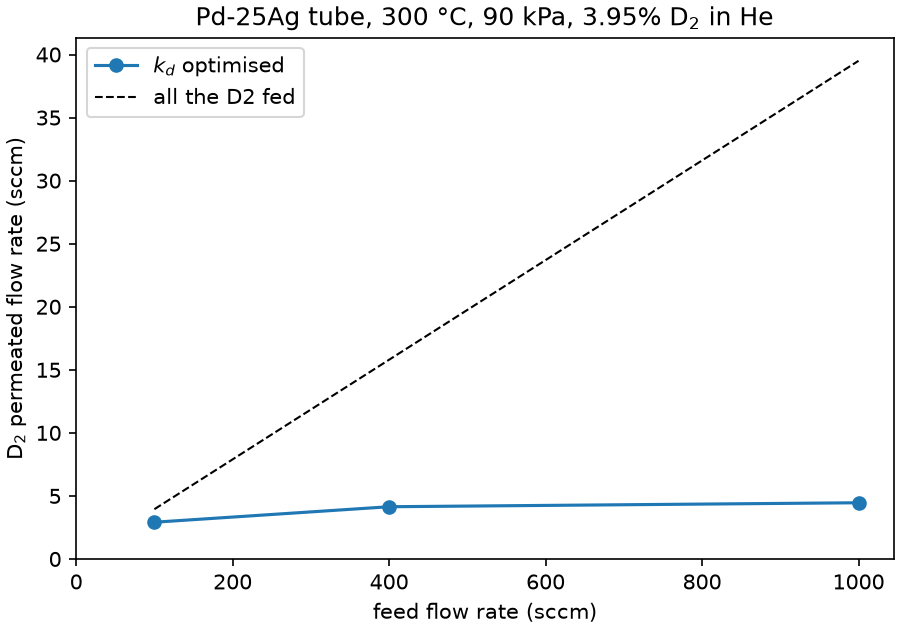

Python code for this plot:
r"""Deuterium permeation through a self-supported Pd-25Ag tube.

After T. F. Fuerst, C. N. Taylor and M. Shimada, *Deuterium Permeation Through a
Self-Supported Palladium-Silver Membrane in Helium Gas Mixtures*, IEEE Trans. Plasma
Sci. **52** (2024) 3925, doi:10.1109/TPS.2024.3356857 -- the PreTEX experiment at INL.

A gas mixture of 3.95% D2 in He flows down the inside of a 152 mm Pd-25Ag tube and
deuterium permeates radially outward into a vacuum. The measured permeated flow rate
rises with the feed flow rate and then plateaus (their Figs. 4 and 5), and reproducing
that curve is the point of this example: the rise is *axial depletion*. At 100 sccm the
feed only carries 3.95 sccm of D2 and the tube extracts most of it, so permeation is
limited by what the gas stream delivers rather than by the membrane. A model that
prescribes the feed pressure cannot show this at all -- it gives a flat line at the
plateau value.

Getting the depletion means transporting the feed gas as its own field along the wall,
which is what a **codim-1 (manifold) subdomain** is for::

      y = L    :  retentate out (OutflowBC)                permeate: vacuum
               :
    feed gas   :                Pd-25Ag wall               |
    (1D        :  -> J ->    (2D, x across the wall)    -> J -> to the pumps
     manifold) :
      y = 0    :  3.95% D2 in He in (FixedConcentrationBC)

Four resistances act in series, all four from the paper:

1. gas-phase mass transfer from the bulk feed to the wall, eq. (2), through the
   coefficient K_T of the Sherwood correlation eq. (6);
2. dissociative adsorption on the feed surface, eq. (3);
3. interstitial diffusion across the wall, eq. (4);
4. recombinative desorption into the vacuum, eq. (5).

Resistances 1 and 2 are in series with nothing in between, so the surface pressure
P_S can be eliminated between eqs. (2) and (3) analytically::

    J = (k_d P_B - k_r c_w^2) / (1 + k_d R T / K_T)

which is a single flux depending on the manifold field (through P_B) and the wall
field, i.e. one ``ParticleFluxBC`` with ``species_dependent_value``. No extra unknown
is needed.

Units
-----
Everything is in **moles of D2**, as in the paper: k_d in mol_D2 m-2 s-1 Pa-1, k_r in
m4 mol_D2-1 s-1, and the wall concentration in mol_D2 m-3 (half the atomic
concentration). This is not a guess. Serra et al. (1998), where all the metal properties
originate, measure J by the pressure rise in a calibrated volume and report it in "moles
of gas", and define ``c = K_S p^0.5`` in the same basis; ``serra_consistency()`` checks
that the tabulated k_d, k_r and K_S close on each other under exactly the equations used
here. Working in that convention lets Table I be copied verbatim, and is why desorption
is a plain ``ParticleFluxBC`` rather than a ``festim.SurfaceReactionBC``, whose factor
of two assumes the atomic convention.

Geometry
--------
Codim-1 subdomains are cartesian-only, so the tube is unrolled into a plane. The wall
thickness used is the cylindrical diffusion resistance of eq. (4) referred to the inner
surface, r_i ln(r_o/r_i) = 74.2 um rather than the geometric 76.2 um, so that the
planar model reproduces the cylindrical flux per unit *inner* area exactly. Every area
in the script is then the inner one, 2 pi r_i L, which is also what the 2/r_i in the
gas-phase mass balance assumes. What is left over is the permeate-side recombination,
which really happens on an area 5% larger.

Note also that Table I of the paper lists r_i = 1.59 mm and r_o = 1.51 mm, which is the
two swapped: the stated 3.18 mm outer diameter and 76.2 um wall give r_i = 1.514 mm and
r_o = 1.590 mm, as used here.

Validation status
-----------------
*Against the measured curves* (``--compare``). The whole mixed-gas campaign, Fig. 4, has
been digitised by colour into ``fig4_digitised.csv``: 102 points over 16 conditions,
four temperatures by four pressures. Refitting k_d against all of them with the finite
element model, as their Section III-B does with theirs, gives 10.9% rms, against 36.0%
for their eq. (9) and 81.8% for Serra's constants. The fit returns

    k_d = 4.432e-5 exp(-16810/RT)

against their eq. (9) 7.99e-4 exp(-27600/RT) -- a factor 0.53 lower at 300 C and 0.33
at 450 C.

Sixteen conditions pin two parameters much harder than Fig. 5's two did (which fit to
5.3%), and the residual is structured rather than scattered. It grows steadily as the
temperature falls -- 2.4-5.2% across the 450 C conditions, 9.0-29.5% across the 300 C
ones -- and within each temperature it is worst at the lowest pressures. That is the
corner where the surface resistance dominates most, which is the same finger already
pointed at eqs. (2)-(5) below.

Part of the 300 C residual is not the model's fault: in that panel the measured 150 kPa
series sits *above* the 190 kPa one, which no monotonic model can reproduce and which is
not the ordering the other three temperatures show.

*Against their pure-D2 campaign* (``--uhp``). That one is reported in closed form, as
the permeability fit of eq. (7), so it needs no figure. Their optimised k_d reproduces
it to 9-11% at all four temperatures. Note that fitting k_d to *this* campaign gives
2.5e-4 exp(-23626/RT), about 1.8x the value the mixed-gas curves want -- the two
datasets do not quite agree on k_d through this model, which is the same tension in
another form.

*Against Serra et al. (1998)* (``--uhp``, first table). Every metal property comes from
there via Table I, and all of it checks out: ``sqrt(k_d/k_r)`` returns their K_S to
0.8%, ``D K_S`` returns the permeability they measured directly to 0.3%, Table I is
transcribed from them faithfully, and in the surface-limited limit :func:`flux_0d`
converges on their eq. [4], ``J = k_d p / 2``, to four digits. The convention is
molecular throughout, so there is no factor of two lurking between D2 and D atoms -- a
hypothesis this kills.

*The unexplained part.* Their Fig. 5 also draws the DM and CM lines, so those can be
compared model to model. The DM agrees closely (12.9 sccm here against ~13.0 read off
the figure, at 300 C and 90 kPa and 1000 sccm feed), which pins down the geometry, the
solubility, the diffusivity, the axial depletion and the sccm conversion. The CM does
not: 11.0 sccm here against ~6.3 in the figure. The two models differ only by the
surface terms, and those terms are now verified against Serra directly, so the
discrepancy is in how eqs. (2)-(5) are implemented on their side rather than in the
constants or in the convention. One candidate the papers do leave open: Serra obtained
k_1 by fitting J/p through their eq. [5], a series interpolation between the diffusion-
and surface-limited regimes, so a constant carried from that fit into a directly solved
resistance chain need not mean quite the same thing. That is a question for the authors,
not something to patch here.

*Against an independent solve* (``--compare``, last line). :func:`plug_flow` integrates
the same physics as a 1D gas balance with :func:`flux_0d` at each station -- the
structure of the paper's own 50-node code, sharing nothing with the finite element model
but the material properties. Over all 102 measured conditions they differ by -0.29% on
average and 2.67% at worst, the largest gaps being where extraction is strongest and
the Dirichlet inlet of :func:`solve` strains hardest. Refitting k_d through the reduced
model instead moves the answer by 2% in the prefactor and 0.4% in the activation
energy, and not at all in the rms.

*Internally.* The mass balance closes to better than 0.3% everywhere on the default
mesh, 0.7% at the one point where nearly all the feed is extracted, and the residual is
dominated by the *measurement* of the feed rather than by conservation (see
:func:`solve`). The permeated flow rate is mesh converged to four digits by 150 axial
and 4 radial cells.

Usage
-----
::

    python pd_permeator.py                      # one flow sweep, saves a figure
    mpirun -np 16 python pd_permeator.py --compare   # reproduce Fig. 4, refitting k_d
    python pd_permeator.py --uhp                # the pure-D2 calibration check
    python pd_permeator.py --temperature 723 --pressure 250e3
    python pd_permeator.py --kd serra --kd optimised   # compare CM and CM-O
    python pd_permeator.py --quick               # coarse mesh, three flow rates

Note that ``--d2-fraction 1.0`` does *not* reproduce their pure-D2 campaign. A regulated
pure gas does not deplete -- permeation lowers the velocity, not the partial pressure --
whereas the transported field here depletes as it is consumed. That case is ``--uhp``.
"""

from __future__ import annotations

import argparse
from dataclasses import dataclass
from pathlib import Path

from mpi4py import MPI

import dolfinx
import numpy as np

import festim as F

# ----------------------------------------------------------------- constants

J_PER_MOL_TO_EV = 1.0 / 96485.33212  # activation energies are in J/mol in the paper

#: mol of gas per sccm per second, at 273.15 K and 101325 Pa
SCCM = 101325e-6 / (F.R * 273.15) / 60  # 7.4356e-7 mol/s

# --------------------------------------------------------------- the membrane

R_IN = 1.514e-3  # m, inner radius (feed side)
R_OUT = 1.590e-3  # m, outer radius (permeate side)
LENGTH = 0.152  # m

#: the planar stand-in for the cylindrical wall -- see the module docstring
WALL_THICKNESS = R_IN * np.log(R_OUT / R_IN)

PERMEATE_PRESSURE = 1.0  # Pa, the paper's assumed permeate-side D2 pressure

# Pd-25Ag, Serra et al. (1998) as reported in Table I. D2-molar basis, J/mol.
D_0, E_D = 1.87e-7, 24685.0  # m2/s
S_0, E_S = 0.184, -18531.0  # mol_D2 m-3 Pa-0.5; dissolution is exothermic

#: dissociation constants, mol_D2 m-2 s-1 Pa-1: Table I and eq. (9)
KD_LAWS = {
    "serra": (1.30e-2, 24780.0),
    "optimised": (7.99e-4, 27600.0),
}

# ------------------------------------------------------------------- the mesh

WALL_ID, GAS_ID = 1, 2  # cell tag / facet tag of the manifold
INLET_ID, OUTLET_ID, PERMEATE_ID = 3, 4, 5


@dataclass(frozen=True)
class Case:
    """One point of the experimental campaign."""

    temperature: float = 573.15  # K, membrane temperature
    total_pressure: float = 90e3  # Pa, feed side
    d2_fraction: float = 0.0395  # the premixed cylinder
    feed_sccm: float = 100.0  # total gas, not D2
    kd_law: str = "optimised"  # "serra" (CM) or "optimised" (CM-O)

    @property
    def d2_pressure(self) -> float:
        """The D2 partial pressure fed to the tube (Pa)."""
        return self.d2_fraction * self.total_pressure

    def __str__(self) -> str:
        return (
            f"{self.temperature - 273.15:.0f} C, "
            f"{self.total_pressure / 1e3:.0f} kPa, "
            f"{self.feed_sccm:.0f} sccm, k_d {self.kd_law}"
        )


# ------------------------------------------------------------------ properties


def diffusivity(temperature: float) -> float:
    """Interstitial D diffusivity in Pd-25Ag (m2/s)."""
    return D_0 * np.exp(-E_D / (F.R * temperature))


def sieverts_constant(temperature: float) -> float:
    """Solubility of D in Pd-25Ag (mol_D2 m-3 Pa-0.5)."""
    return S_0 * np.exp(-E_S / (F.R * temperature))


def dissociation_constant(case: Case) -> float:
    """k_d of eq. (3) (mol_D2 m-2 s-1 Pa-1)."""
    k_d0, e_kd = KD_LAWS[case.kd_law]
    return k_d0 * np.exp(-e_kd / (F.R * case.temperature))


def recombination_constant(case: Case) -> float:
    """k_r of eq. (5), from k_d through eq. (8) (m4 mol_D2-1 s-1).

    As in the paper, the Serra solubility is kept whichever k_d is used, so optimising
    k_d moves k_r with it.
    """
    return dissociation_constant(case) / sieverts_constant(case.temperature) ** 2


def measured_flux(case: Case) -> float:
    """The UHP D2 flux the experiment measured, from their eq. (7) (mol_D2 m-2 s-1).

    Their Arrhenius fit to the 90 kPa pure-D2 campaign, turned back into a flux through
    the Richardson equation it was derived with. This is the one piece of the paper's
    *data* available in closed form rather than only as a figure, which makes it the
    calibration anchor of :func:`uhp_calibration`.
    """
    permeability = 5.03e-8 * np.exp(-10700 / (F.R * case.temperature))
    return permeability * np.sqrt(case.d2_pressure) / WALL_THICKNESS


def binary_diffusivity(case: Case) -> float:
    """D2 in He (m2/s), from the Fuller correlation.

    The paper takes D_D2-He from Table I; the correlation is used here so that the
    example runs at any temperature and pressure. It gives 5.1e-4 m2/s at 300 C and
    90 kPa, and 1.5 cm2/s at 300 K and 1 atm, the textbook value for H2-He.
    """
    m_ab = 2 / (1 / 4.028 + 1 / 4.003)  # g/mol
    volumes = (6.12 ** (1 / 3) + 2.67 ** (1 / 3)) ** 2  # H2 and He diffusion volumes
    cm2_s = (
        1.43e-3
        * case.temperature**1.75
        / ((case.total_pressure / 1e5) * np.sqrt(m_ab) * volumes)
    )
    return cm2_s * 1e-4


def gas_velocity(case: Case) -> float:
    """Bulk axial velocity of the feed gas (m/s), at the membrane temperature.

    Uniform along the tube: even complete extraction of the D2 changes the total molar
    flow by less than the 3.95% the mixture contains. (This is *not* true of the
    pure-D2 campaign of their Fig. 3, where the flow drops as the gas permeates.)
    """
    volumetric = case.feed_sccm * SCCM * F.R * case.temperature / case.total_pressure
    return volumetric / (np.pi * R_IN**2)


def mass_transfer_coefficient(case: Case, *, entrance_only: bool = True) -> float:
    """K_T of eq. (2) (m/s), from the Sherwood correlation eq. (6).

    Their eq. (6) is the Leveque entrance-region correlation, and Re*Sc = d v / D
    turns it into a function of the velocity alone -- no viscosity needed. Note that at
    these conditions it returns Sh well below 3.66, the fully developed limit for a
    circular tube with a fixed wall concentration, which means it is being used outside
    its range of validity and underestimates K_T. Pass ``entrance_only=False`` to floor
    it at 3.66 and see how much that matters.
    """
    d = 2 * R_IN
    d_gas = binary_diffusivity(case)
    sherwood = 1.62 * (d**2 * gas_velocity(case) / (d_gas * LENGTH)) ** (1 / 3)
    if not entrance_only:
        sherwood = max(sherwood, 3.66)
    return sherwood * d_gas / d


# ---------------------------------------------------------------- the problem


def build(
    case: Case,
    n_axial: int = 200,
    n_radial: int = 6,
    entrance_only: bool = True,
    comm=MPI.COMM_WORLD,
):
    """Assembles the FESTIM problem for one operating point.

    Returns the problem and the three derived quantities that close its mass balance.

    ``comm`` is the communicator the mesh is built on, and so the one DOLFINx partitions
    it over. Leave it as ``COMM_WORLD`` for an ordinary parallel run of a single
    operating point. Pass ``MPI.COMM_SELF`` to give each rank a private serial problem
    instead, which is what :func:`map_solve` does to run many points at once -- FESTIM
    takes every communicator it needs from ``mesh.comm``, so the two modes need no other
    changes.
    """
    mesh = dolfinx.mesh.create_rectangle(
        comm,
        [np.array([0.0, 0.0]), np.array([WALL_THICKNESS, LENGTH])],
        [n_radial, n_axial],
    )

    wall = F.VolumeSubdomain(
        id=WALL_ID,
        material=F.Material(D_0=D_0, E_D=E_D * J_PER_MOL_TO_EV),
        locator=lambda x: np.full_like(x[0], True, dtype=bool),
    )
    # the feed gas: a 1D domain running along the inner face of the wall, with the real
    # binary diffusivity along it. FESTIM does not stabilise advection-diffusion, so the
    # cell Peclet number is worth watching (report() prints it), though this problem
    # turns out to be forgiving: the profile is a smooth decay, and the answer is
    # converged to four digits by 150 axial cells even at a cell Peclet of 10
    gas = F.VolumeSubdomain(
        id=GAS_ID,
        material=F.Material(D_0=binary_diffusivity(case), E_D=0.0),
        dim=1,
        locator=lambda x: np.isclose(x[0], 0.0),
    )
    # the two ends of that 1D domain, and the outer face of the wall
    inlet = F.SurfaceSubdomain(
        id=INLET_ID, dim=0, locator=lambda x: np.isclose(x[1], 0)
    )
    outlet = F.SurfaceSubdomain(
        id=OUTLET_ID, dim=0, locator=lambda x: np.isclose(x[1], LENGTH)
    )
    permeate = F.SurfaceSubdomain(
        id=PERMEATE_ID, locator=lambda x: np.isclose(x[0], WALL_THICKNESS)
    )

    c_wall = F.Species("c_wall", subdomains=[wall])  # mol_D2 / m3 of metal
    c_gas = F.Species("c_gas", subdomains=[gas])  # mol_D2 / m3 of gas

    k_d = dissociation_constant(case)
    k_r = recombination_constant(case)
    k_t = mass_transfer_coefficient(case, entrance_only=entrance_only)
    rt = F.R * case.temperature

    # eqs. (2) and (3) with the surface pressure eliminated. Positive into the wall.
    mass_transfer_penalty = 1 / (1 + k_d * rt / k_t)

    def feed_flux(c_g, c_w):
        return mass_transfer_penalty * (k_d * c_g * rt - k_r * c_w**2)

    boundary_conditions = [
        # the wall gains what dissociates on the feed side ...
        F.ParticleFluxBC(
            subdomain=gas,
            species=c_wall,
            value=feed_flux,
            species_dependent_value={"c_g": c_gas, "c_w": c_wall},
        ),
        # ... and loses what recombines into the vacuum, eq. (5)
        F.ParticleFluxBC(
            subdomain=permeate,
            species=c_wall,
            value=lambda c_w: k_d * PERMEATE_PRESSURE - k_r * c_w**2,
            species_dependent_value={"c_w": c_wall},
        ),
        F.FixedConcentrationBC(
            subdomain=inlet, value=case.d2_pressure / rt, species=c_gas
        ),
        # without this the outlet is a wall and the gas backs up against it
        F.OutflowBC(subdomain=outlet, species=c_gas),
    ]

    sources = [
        # the other half of the exchange: what the wall gains per unit membrane area,
        # the gas loses per unit gas volume. For a tube the two differ by the
        # perimeter-to-area ratio 2 pi r_i / (pi r_i^2)
        F.ParticleSource(
            volume=gas,
            species=c_gas,
            value=lambda c_g, c_w: -2 / R_IN * feed_flux(c_g, c_w),
            species_dependent_value={"c_g": c_gas, "c_w": c_wall},
        ),
    ]

    velocity = dolfinx.fem.Function(
        dolfinx.fem.functionspace(mesh, ("Lagrange", 1, (2,)))
    )
    velocity.interpolate(
        lambda x: np.vstack(
            [np.zeros(x.shape[1]), np.full(x.shape[1], gas_velocity(case))]
        )
    )

    quantities = {
        "permeated": F.SurfaceFlux(field=c_wall, surface=permeate),
        "fed": F.SurfaceFlux(field=c_gas, surface=inlet),
        "retentate": F.SurfaceFlux(field=c_gas, surface=outlet),
    }

    problem = F.HydrogenTransportProblemDiscontinuous(
        mesh=F.Mesh(mesh),
        species=[c_wall, c_gas],
        subdomains=[wall, gas, inlet, outlet, permeate],
        boundary_conditions=boundary_conditions,
        sources=sources,
        drift_terms=[F.AdvectionTerm(velocity=velocity, subdomain=gas, species=c_gas)],
        exports=list(quantities.values()),
        temperature=case.temperature,
        settings=F.Settings(atol=1e-8, rtol=1e-10, transient=False),
    )
    problem.show_progress_bar = False
    return problem, (wall, c_wall), (gas, c_gas), quantities


def seed_newton(case: Case, *guesses) -> None:
    """Starts Newton from the Sieverts equilibrium with the feed rather than from zero.

    The desorption terms go as ``-k_r c^2``, whose derivative vanishes at ``c = 0``:
    from an all-zero guess the first Newton step has nothing holding it back, overshoots
    by ten orders of magnitude, and needs ~50 iterations to crawl back. Starting
    anywhere sensible costs nothing and converges in a handful.

    A steady problem has no initial condition to carry the guess (FESTIM raises if you
    give it one), so it is written straight into the solution vector.
    """
    for (subdomain, species), value in guesses:
        index = species.subdomain_to_index[subdomain]
        subdomain.u.sub(index).interpolate(
            lambda x, value=value: np.full(x.shape[1], value)
        )


def solve(case: Case, **kwargs) -> dict:
    """Runs one operating point and reports the flow rates in sccm.

    Mind which area each flux is per. A quantity on a wall facet is per unit membrane
    area, so unrolling it back onto the tube means multiplying by the inner
    circumference. A quantity at the end of the *manifold* is per unit area of the thing
    the manifold's own equation is written per unit volume of -- the gas -- so it
    multiplies by the flow cross-section instead. Signs are FESTIM's: positive leaves
    the domain the species lives in.

    ``fed`` is the D2 the model actually receives, and it exceeds the nominal
    ``feed_sccm * d2_fraction`` by a few percent. That is the Dirichlet inlet: the
    concentration falls downstream, so diffusion carries D2 *forwards* across the inlet
    and adds to the advective supply. The physically right condition is Danckwerts',
    which fixes the total flux rather than the concentration, but the boundary of a
    manifold only accepts a ``FixedConcentrationBC``. The discrepancy is largest where
    extraction is strongest -- 3% at 100 sccm, under 1% at 1000 sccm -- and extraction
    is reported against ``fed`` rather than the nominal value so it stays below 100%.
    """
    problem, wall, gas, quantities = build(case, **kwargs)
    problem.initialise()
    seed_newton(
        case,
        (wall, sieverts_constant(case.temperature) * np.sqrt(case.d2_pressure)),
        (gas, case.d2_pressure / (F.R * case.temperature)),
    )
    problem.run()

    per_membrane_area = 2 * np.pi * R_IN
    per_flow_area = np.pi * R_IN**2
    sccm = {
        "permeated": quantities["permeated"].data[-1] * per_membrane_area / SCCM,
        "fed": -quantities["fed"].data[-1] * per_flow_area / SCCM,
        "retentate": quantities["retentate"].data[-1] * per_flow_area / SCCM,
    }
    # what comes in must go out. The residual is dominated not by the conservation of
    # the scheme but by the measurement of ``fed``: a flux at a codim-2 point is the
    # pointwise gradient of a P1 field, which is only first-order accurate
    sccm["balance"] = (sccm["fed"] - sccm["retentate"] - sccm["permeated"]) / sccm[
        "fed"
    ]
    sccm["extraction"] = sccm["permeated"] / sccm["fed"]
    return sccm


# ------------------------------------------------ the same physics, without the tube


def flux_0d(case: Case, *, with_mass_transfer: bool = True) -> float:
    """The same resistance chain at a single point, solved directly (mol_D2 m-2 s-1).

    No axial transport, no depletion: the feed sits at its inlet partial pressure the
    whole way. Two uses.

    It is an *independent* implementation of eqs. (2)-(5) -- a scalar root find rather
    than a finite element problem -- so agreement with :func:`solve` in the limit of
    negligible extraction checks the manifold coupling, the 2/r_i conversion and the
    export areas all at once. And because pure D2 at a regulated pressure does not
    deplete (permeating gas lowers the velocity, not the partial pressure), this is the
    right model for their UHP campaign, which :func:`uhp_calibration` compares against.
    """
    from scipy.optimize import brentq

    k_d = dissociation_constant(case)
    k_r = recombination_constant(case)
    diffusion = diffusivity(case.temperature)
    penalty = (
        1 / (1 + k_d * F.R * case.temperature / mass_transfer_coefficient(case))
        if with_mass_transfer
        else 1.0
    )

    def residual(flux):
        # eq. (3) with the gas-phase resistance folded in, inverted for the feed-side
        # concentration; eq. (5) inverted for the permeate-side one; eq. (4) must then
        # carry exactly the flux we assumed
        feed_squared = (k_d * case.d2_pressure - flux / penalty) / k_r
        if feed_squared < 0:
            return -np.inf
        permeate = np.sqrt(max((flux + k_d * PERMEATE_PRESSURE) / k_r, 0.0))
        return diffusion * (np.sqrt(feed_squared) - permeate) / WALL_THICKNESS - flux

    ceiling = k_d * case.d2_pressure * penalty
    return brentq(residual, 0.0, ceiling * (1 - 1e-12), xtol=1e-20, rtol=1e-14)


def plug_flow(case: Case) -> float:
    """The paper's own model structure: a 1D gas balance with :func:`flux_0d` per node.

    Their MATLAB code segments the permeator into 50 axial nodes and solves eqs. (2)-(5)
    at each, with the D2 carried between them by advection alone. Integrating

    .. math::

        \\frac{\\mathrm{d}\\dot n_{D_2}}{\\mathrm{d}z} = -2\\pi r_i J(P_{D_2}(z))

    is the continuous version of that, and it is fast enough to sit inside an optimiser,
    which the finite element model is not -- :func:`fit_dissociation_constant` uses it.

    It is also the check that matters most. The two share no code beyond the material
    properties: one is a stiff ODE in the gas flow, the other a coupled finite element
    problem with the gas on a manifold. They agree to 0.3% wherever the Dirichlet inlet
    of :func:`solve` is not straining (see its docstring), which says the manifold
    machinery is solving the problem the paper poses.
    """
    from scipy.integrate import solve_ivp

    total_in = case.feed_sccm * SCCM  # mol/s of gas, D2 and carrier together
    d2_in = total_in * case.d2_fraction
    perimeter = 2 * np.pi * R_IN

    def shed(_, state):
        d2_flow = state[0]
        if d2_flow <= 0:
            return [0.0]
        # the carrier stays, so the partial pressure falls with the D2 flow
        total_flow = total_in - (d2_in - d2_flow)
        local = Case(
            **{
                **case.__dict__,
                "d2_fraction": d2_flow / total_flow,
            }
        )
        return [-perimeter * flux_0d(local)]

    solution = solve_ivp(
        shed, (0.0, LENGTH), [d2_in], rtol=1e-9, atol=1e-18, max_step=LENGTH / 400
    )
    return (d2_in - solution.y[0, -1]) / SCCM


def serra_consistency(temperature: float = 573.15) -> None:
    """Checks the surface chain against its primary source, Serra et al. (1998).

    Everything the model uses for the metal comes from that paper through Table I of
    Fuerst et al., so it is worth confirming that the constants mean here what they
    meant there. Three things, all of which have to hold at once:

    * Serra measures J by the pressure rise in a calibrated volume and states it in
      "moles of gas", and defines ``c = K_S p^0.5`` in the same basis, so the whole
      chain is per mole of **D2**, not of D atoms. That is the convention used here.
    * their K_S is not independent: ``k_2 = k_1 / K_S^2``, which is eq. (8) of Fuerst.
      So ``sqrt(k_d/k_r)`` must return the tabulated K_S, and ``D K_S`` must return the
      permeability they measured directly.
    * in the surface-limited limit -- diffusion fast enough to flatten the profile --
      their eq. [4] gives ``J = k_d p / 2``, the factor of two being the two surfaces in
      series. :func:`flux_0d` has to reproduce that as D grows.
    """
    global D_0  # restored at the end

    gas_constant_t = F.R * temperature
    k_d = 1.30e-2 * np.exp(-24780 / gas_constant_t)  # Serra eq. [9], = Fuerst's k_d
    k_r = 0.390 * np.exp(-61842 / gas_constant_t)  # Serra eq. [9], = Fuerst's k_r

    print(f"\nSerra et al. (1998), D2 at {temperature - 273.15:.0f} C")
    print(f"  sqrt(k_d/k_r)  = {np.sqrt(k_d / k_r):8.4f}")
    print(f"  K_S as reported= {sieverts_constant(temperature):8.4f}  (their eq. [7])")
    print(f"  D * K_S        = {D_0 * S_0:.3e} exp(-6154/RT)")
    print("  permeability   = 3.430e-08 exp(-6156/RT)  (their eq. [7], measured)")

    surface_limited = k_d * 90e3 / 2  # their eq. [4]
    case = Case(
        temperature=temperature, total_pressure=90e3, d2_fraction=1.0, kd_law="serra"
    )
    original = D_0
    print(f"  surface-limited flux k_d p / 2 = {surface_limited:.5f} mol_D2 m-2 s-1")
    for scale in (1e2, 1e4, 1e6):
        D_0 = original * scale  # drive the bulk resistance to nothing
        flux = flux_0d(case, with_mass_transfer=False)
        print(f"    D x {scale:.0e}: {flux:9.5f}   ratio {flux / surface_limited:.4f}")
    D_0 = original


def uhp_calibration(temperatures=(573.15, 623.15, 673.15, 723.15)) -> None:
    """Checks the resistance chain against the one piece of the data in closed form.

    Their first campaign fed pure D2 at 90 kPa and reported the result as the
    permeability fit of eq. (7). Because there is no carrier gas there is no boundary
    layer and no axial depletion, so the whole of eqs. (3)-(5) can be tested against it
    without touching a figure. It is also the cleanest place to see what the k_d
    optimisation of their Section III-B is doing.
    """
    print("\nUHP D2 at 90 kPa: their eq. (7) against the model  [mol_D2 m-2 s-1]")
    print(
        f"  {'T (C)':>7} {'measured':>10} {'DM':>10} {'CM':>10} {'CM-O':>10}"
        f" {'CM-O/meas':>10}"
    )
    for temperature in temperatures:
        case = Case(temperature=temperature, total_pressure=90e3, d2_fraction=1.0)
        measured = measured_flux(case)
        # the diffusion-limited model, eq. (1): no surface resistance at all
        diffusion_limited = (
            diffusivity(temperature)
            * sieverts_constant(temperature)
            * np.sqrt(case.d2_pressure)
            / WALL_THICKNESS
        )
        complete = flux_0d(
            Case(**{**case.__dict__, "kd_law": "serra"}), with_mass_transfer=False
        )
        optimised = flux_0d(
            Case(**{**case.__dict__, "kd_law": "optimised"}), with_mass_transfer=False
        )
        print(
            f"  {temperature - 273.15:7.0f} {measured:10.4f} {diffusion_limited:10.4f}"
            f" {complete:10.4f} {optimised:10.4f} {optimised / measured:10.2f}"
        )


# ------------------------------------------------- comparison with the measured curves

MEASUREMENTS = "fig4_digitised.csv"


def load_measurements(filename: str = MEASUREMENTS) -> dict:
    """The digitised campaign, grouped by (temperature, pressure).

    Defaults to Fig. 4 -- 16 conditions, 102 points -- rather than Fig. 5's two. Both
    files have the same columns, so ``fig5_digitised.csv`` can be passed instead.

    Prefer Fig. 4 where they overlap. The two figures plot the same 300 C / 90 kPa and
    450 C / 250 kPa data, and their ordinates agree to about 0.1 sccm, but their
    abscissae do not: Fig. 4 puts every point on the 100 sccm steps the campaign
    actually used, to within 3.4 sccm, while Fig. 5 spaces its two series differently
    from each other and neither lands on the round numbers.
    """
    import csv

    path = Path(__file__).parent / filename
    with path.open() as stream:
        lines = [line for line in stream if not line.startswith("#")]

    series: dict = {}
    for row in csv.DictReader(lines):
        key = (float(row["temperature_K"]), float(row["total_pressure_Pa"]))
        entry = series.setdefault(
            key,
            {"temperature": key[0], "pressure": key[1], "feed": [], "permeated": []},
        )
        entry["feed"].append(float(row["feed_sccm"]))
        entry["permeated"].append(float(row["permeated_sccm"]))
    return series


def _case_for(entry: dict, feed: float, law: str) -> Case:
    return Case(
        temperature=entry["temperature"],
        total_pressure=entry["pressure"],
        feed_sccm=feed,
        kd_law=law,
    )


def map_plug_flow(cases: list[Case]) -> np.ndarray:
    """:func:`plug_flow` over many operating points, spread across the MPI ranks.

    What makes ``--compare`` slow is not one big solve, it is a few thousand small
    independent ones: the optimiser walks 102 operating points per residual evaluation
    and needs tens of those. That parallelises over **points**, not over a mesh, so this
    deals the cases round-robin across ``COMM_WORLD`` and allgathers the answers. Every
    rank comes out holding the whole vector, so the optimiser downstream takes the same
    steps everywhere and no rank has to lead. Run it with::

        mpirun -np 16 python pd_permeator.py --compare

    The finite element path is a different kind of parallel and must not be mixed in
    under one ``mpirun``: :func:`solve` hands ``COMM_WORLD`` to DOLFINx, which uses
    it to partition the *mesh*. Both are legitimate; they just cannot own the same
    communicator at once. Nothing here calls :func:`solve`, which is what makes this
    safe.

    Every rank must reach this call. That is why :func:`compare` runs everywhere and
    guards only its printing, rather than being wrapped in a rank-0 test the way the
    cheap serial reports are.
    """
    comm = MPI.COMM_WORLD
    mine = [
        (index, plug_flow(case))
        for index, case in enumerate(cases)
        if index % comm.size == comm.rank
    ]
    values = np.empty(len(cases))
    for chunk in comm.allgather(mine):
        for index, value in chunk:
            values[index] = value
    return values


#: mesh for the swept runs. Converged to 0.3% of an 800x12 mesh at the most strongly
#: extracting point, and a fifth of a second per solve, which is what makes it usable
#: inside the fit.
SWEEP_MESH = {"n_axial": 150, "n_radial": 4}


def map_solve(cases: list[Case], **mesh_kwargs) -> np.ndarray:
    """:func:`solve` over many operating points, spread across the MPI ranks.

    The same deal as :func:`map_plug_flow`, but running the actual finite element
    model. Each rank builds its mesh on ``MPI.COMM_SELF``, so instead of one problem
    partitioned over all the ranks there are as many independent serial problems as
    there are ranks -- the right decomposition when the work is hundreds of small
    unrelated solves rather than one large one. FESTIM takes its communicators from
    ``mesh.comm``, so nothing else has to know.

    Note that this is not more expensive than the reduced model: on the mesh of
    :data:`SWEEP_MESH` a solve takes about 0.2 s, against 0.14 s for :func:`plug_flow`.

    .. warning::

        **Pin the thread count.** Each rank here is a whole serial FESTIM problem, and
        its linear algebra will happily open a thread per core -- 34 of them per rank in
        one measurement, so 16 ranks put 544 threads on 16 cores and everything crawls.
        The ranks *are* the parallelism; there is nothing left for threads to do::

            mpirun -np 16 -x OMP_NUM_THREADS=1 python pd_permeator.py --compare

        This does not arise in an ordinary FESTIM run, where one problem is partitioned
        across the ranks and each holds a fraction of the mesh.
    """
    comm = MPI.COMM_WORLD
    settings = {**SWEEP_MESH, **mesh_kwargs, "comm": MPI.COMM_SELF}
    mine = [
        (index, solve(case, **settings)["permeated"])
        for index, case in enumerate(cases)
        if index % comm.size == comm.rank
    ]
    values = np.empty(len(cases))
    for chunk in comm.allgather(mine):
        for index, value in chunk:
            values[index] = value
    return values


def _flatten(measurements: dict, law: str) -> tuple[list[Case], np.ndarray]:
    """Every digitised point as a case to run and the value it should reproduce."""
    cases, measured = [], []
    for entry in measurements.values():
        for feed, permeated in zip(entry["feed"], entry["permeated"], strict=True):
            cases.append(_case_for(entry, feed, law))
            measured.append(permeated)
    return cases, np.array(measured)


def rms_error(law: str, measurements: dict | None = None, model=None) -> float:
    """Fractional rms disagreement of one k_d law with every digitised point."""
    measurements = measurements or load_measurements()
    cases, measured = _flatten(measurements, law)
    return float(
        np.sqrt(np.mean(np.square(np.log((model or map_solve)(cases) / measured))))
    )


def fit_dissociation_constant(
    measurements: dict | None = None, model=None
) -> tuple[float, float]:
    """Optimises k_d against the measured curves, as their Section III-B does.

    Two parameters, a pre-exponential and an activation energy, against every digitised
    point at once. :func:`plug_flow` stands in for the finite element model here: it is
    the same physics and agrees with it to a fraction of a percent, but it is fast
    enough to sit in the residual loop, and through :func:`map_plug_flow` it spreads
    over the ranks.
    """
    from scipy.optimize import least_squares

    measurements = measurements or load_measurements()
    model = model or map_solve
    _, measured = _flatten(measurements, "optimised")

    def residuals(parameters):
        KD_LAWS["_fit"] = (np.exp(parameters[0]), parameters[1])
        cases, _ = _flatten(measurements, "_fit")
        return np.log(model(cases) / measured)

    guess = [np.log(KD_LAWS["optimised"][0]), KD_LAWS["optimised"][1]]
    fit = least_squares(residuals, guess, x_scale=[1.0, 1e4], diff_step=1e-3)
    KD_LAWS.pop("_fit", None)
    return float(np.exp(fit.x[0])), float(fit.x[1])


def per_condition_error(law: str, measurements: dict, model=None) -> list[tuple]:
    """Fractional rms disagreement condition by condition, worst first.

    One collective call for the whole grid rather than one per condition, so the ranks
    stay busy.
    """
    cases, measured = _flatten(measurements, law)
    residuals = np.log((model or map_solve)(cases) / measured)

    rows, start = [], 0
    for (temperature, pressure), entry in measurements.items():
        stop = start + len(entry["feed"])
        rows.append(
            (
                float(np.sqrt(np.mean(np.square(residuals[start:stop])))),
                temperature,
                pressure,
                stop - start,
            )
        )
        start = stop
    return sorted(rows, reverse=True)


def compare(
    refit: bool = True,
    filename: str = "pd_permeator_fig4.png",
    reduced: bool = False,
) -> None:
    """The model against the digitised campaign, optionally refitting k_d first.

    Reproduces Fig. 4: one panel per temperature, one curve per total pressure.

    Everything here -- the fit, the errors and the curves that get drawn -- runs the
    **finite element model** through :func:`map_solve`, which is the whole point of the
    example. Pass ``reduced=True`` to put :func:`plug_flow` in its place instead. That
    is worth doing once: the two share no code beyond the material properties, so
    comparing the two sets of numbers is a check on the manifold coupling across all
    102 points rather than at the handful :func:`flux_0d` covers.
    """
    rank = MPI.COMM_WORLD.rank
    model = map_plug_flow if reduced else map_solve
    measurements = load_measurements()
    count = sum(len(entry["feed"]) for entry in measurements.values())
    laws = ["serra", "optimised"]
    if rank == 0:
        print(f"\nmodel: {'reduced (plug flow)' if reduced else 'FESTIM'}")
    if refit:
        KD_LAWS["fitted"] = fit_dissociation_constant(measurements, model=model)
        laws.append("fitted")
        if rank == 0:
            print(
                f"k_d refitted to {count} points: {KD_LAWS['fitted'][0]:.3e}"
                f" exp(-{KD_LAWS['fitted'][1]:.0f}/RT)"
                f"   [their eq. (9): {KD_LAWS['optimised'][0]:.2e}"
                f" exp(-{KD_LAWS['optimised'][1]:.0f}/RT)]"
            )

    errors = {law: rms_error(law, measurements, model=model) for law in laws}
    by_condition = per_condition_error(laws[-1], measurements, model=model)
    if rank == 0:
        print(f"\nrms disagreement with the {count} digitised points")
        for law in laws:
            print(f"  k_d {law:10s} {100 * errors[law]:5.1f}%")
        print(f"\nby condition, k_d {laws[-1]}, worst first")
        for error, temperature, pressure, n in by_condition:
            print(
                f"  {temperature - 273.15:3.0f} C  {pressure / 1e3:3.0f} kPa"
                f"  ({n:2d} pts)  {100 * error:5.1f}%"
            )

    # how far the finite element model and the reduced one drift apart over the whole
    # grid, rather than at the few points flux_0d covers
    if not reduced:
        cases, _ = _flatten(measurements, laws[-1])
        drift = map_solve(cases) / map_plug_flow(cases) - 1
        if rank == 0:
            print(
                f"\nFESTIM against the reduced model over all {count} points: mean"
                f" {100 * drift.mean():+.2f}%, worst {100 * np.abs(drift).max():.2f}%"
            )

    # the model curves, all conditions and laws in one collective call
    temperatures = sorted({t for t, _ in measurements}, reverse=True)
    pressures = sorted({p for _, p in measurements})
    feeds = np.linspace(50, 1050, 21)
    curve_cases, curve_keys = [], []
    for key, entry in measurements.items():
        for law in laws:
            curve_keys.append((key, law))
            curve_cases.extend(_case_for(entry, feed, law) for feed in feeds)
    curves = model(curve_cases).reshape(len(curve_keys), len(feeds))
    curves = dict(zip(curve_keys, curves, strict=True))

    if rank != 0:
        return

    import matplotlib as mpl

    mpl.use("Agg")
    import matplotlib.pyplot as plt

    colours = dict(zip(pressures, ["C2", "C1", "C7", "C0"], strict=False))
    styles = {"serra": ":", "optimised": "--", "fitted": "-"}

    figure, panels = plt.subplots(
        len(temperatures), 1, figsize=(6.5, 9), sharex=True, layout="constrained"
    )
    for axes, temperature in zip(panels, temperatures, strict=True):
        for pressure in pressures:
            entry = measurements.get((temperature, pressure))
            if entry is None:
                continue
            colour = colours[pressure]
            axes.plot(
                entry["feed"],
                entry["permeated"],
                "o",
                ms=4,
                color=colour,
                label=f"{pressure / 1e3:.0f} kPa",
            )
            for law in laws:
                axes.plot(
                    feeds,
                    curves[(temperature, pressure), law],
                    styles[law],
                    color=colour,
                    lw=1.0,
                )
        axes.set_ylabel("permeated (sccm)")
        axes.set_ylim(0, 12)
        axes.set_xlim(0, 1100)
        axes.annotate(
            f"T = {temperature - 273.15:.0f} $\\degree$C",
            (0.97, 0.08),
            xycoords="axes fraction",
            ha="right",
        )
    panels[0].legend(fontsize=7, ncols=4, loc="upper left")
    panels[0].set_title(
        "Fig. 4 of Fuerst et al. (2024), digitised, against this model\n"
        "lines: $k_d$ " + ", ".join(f"{law} ({styles[law]})" for law in laws),
        fontsize=9,
    )
    panels[-1].set_xlabel("feed flow rate (sccm)")
    figure.savefig(filename, dpi=150)
    print(f"wrote {filename}")


# ------------------------------------------------------------------- the sweep


def flow_sweep(case: Case, feed_rates, **kwargs) -> dict:
    """The abscissa of their Figs. 4 and 5: permeation against feed flow rate."""
    results = {"feed_sccm": list(feed_rates), "permeated": [], "extraction": []}
    for feed in feed_rates:
        point = solve(Case(**{**case.__dict__, "feed_sccm": feed}), **kwargs)
        results["permeated"].append(point["permeated"])
        results["extraction"].append(point["extraction"])
        if MPI.COMM_WORLD.rank == 0:
            print(
                f"  {feed:6.0f} sccm feed -> {point['permeated']:7.3f} sccm permeated"
                f"   ({100 * point['extraction']:5.1f}% of the {point['fed']:.2f} sccm"
                f" of D2 delivered, balance {100 * point['balance']:+.2f}%)"
            )
    return results


def plot(case: Case, sweeps: dict, filename: str) -> None:
    import matplotlib as mpl

    mpl.use("Agg")  # the figure is written to a file, never shown
    import matplotlib.pyplot as plt

    figure, axes = plt.subplots(figsize=(6, 4.2), layout="constrained")
    for label, sweep in sweeps.items():
        axes.plot(sweep["feed_sccm"], sweep["permeated"], "o-", label=label)

    # everything the feed carries, the ceiling any model has to stay under
    feed = np.array(sweeps[next(iter(sweeps))]["feed_sccm"])
    axes.plot(feed, feed * case.d2_fraction, "k--", lw=1, label="all the D2 fed")

    axes.set_xlabel("feed flow rate (sccm)")
    axes.set_ylabel("D$_2$ permeated flow rate (sccm)")
    axes.set_title(
        f"Pd-25Ag tube, {case.temperature - 273.15:.0f} $\\degree$C, "
        f"{case.total_pressure / 1e3:.0f} kPa, "
        f"{100 * case.d2_fraction:.2f}% D$_2$ in He"
    )
    axes.set_xlim(left=0)
    axes.set_ylim(bottom=0)
    axes.legend()
    figure.savefig(filename, dpi=150)
    print(f"wrote {filename}")


def main() -> None:
    parser = argparse.ArgumentParser(description=__doc__.splitlines()[0])
    parser.add_argument("--temperature", type=float, default=573.15, help="K")
    parser.add_argument("--pressure", type=float, default=90e3, help="Pa, total")
    parser.add_argument("--d2-fraction", type=float, default=0.0395)
    parser.add_argument(
        "--kd",
        action="append",
        choices=sorted(KD_LAWS),
        help="dissociation constant to use; repeat to compare (default: both)",
    )
    parser.add_argument("--n-axial", type=int, default=200)
    parser.add_argument("--n-radial", type=int, default=6)
    parser.add_argument(
        "--fully-developed",
        action="store_true",
        help="floor the Sherwood number at 3.66 instead of using eq. (6) as written",
    )
    parser.add_argument(
        "--quick", action="store_true", help="coarse mesh and three flow rates"
    )
    parser.add_argument(
        "--uhp",
        action="store_true",
        help="check the resistance chain against their pure-D2 eq. (7) and stop",
    )
    parser.add_argument(
        "--compare",
        action="store_true",
        help="reproduce Fig. 4 with the finite element model, refitting k_d, and stop",
    )
    parser.add_argument(
        "--reduced",
        action="store_true",
        help="with --compare: use the plug-flow model instead of FESTIM",
    )
    parser.add_argument("--figure", default="pd_permeator.png")
    args = parser.parse_args()

    if args.uhp:
        if MPI.COMM_WORLD.rank == 0:
            serra_consistency()
            uhp_calibration()
        return
    if args.compare:
        # every rank, not just rank 0: compare() makes collective calls
        compare(reduced=args.reduced)
        return

    feed_rates = [100, 400, 1000] if args.quick else [100, 200, 400, 600, 800, 1000]
    mesh_kwargs = {
        "n_axial": 80 if args.quick else args.n_axial,
        "n_radial": 4 if args.quick else args.n_radial,
        "entrance_only": not args.fully_developed,
    }

    sweeps = {}
    for law in args.kd or sorted(KD_LAWS):
        case = Case(
            temperature=args.temperature,
            total_pressure=args.pressure,
            d2_fraction=args.d2_fraction,
            kd_law=law,
        )
        if MPI.COMM_WORLD.rank == 0:
            report(case, mesh_kwargs)
        sweeps[f"$k_d$ {law}"] = flow_sweep(case, feed_rates, **mesh_kwargs)

    if MPI.COMM_WORLD.rank == 0:
        plot(case, sweeps, args.figure)


def report(case: Case, mesh_kwargs: dict) -> None:
    """Prints the dimensionless groups worth knowing before trusting the answer."""
    velocity = gas_velocity(Case(**{**case.__dict__, "feed_sccm": 1000.0}))
    d_gas = binary_diffusivity(case)
    cell_peclet = velocity * (LENGTH / mesh_kwargs["n_axial"]) / d_gas
    k_t = mass_transfer_coefficient(case, entrance_only=mesh_kwargs["entrance_only"])
    k_d = dissociation_constant(case)

    print(f"\n{case}")
    print(f"  D          = {diffusivity(case.temperature):.3e} m2/s")
    print(f"  K_S        = {sieverts_constant(case.temperature):.3e} mol/m3/Pa^0.5")
    print(f"  k_d        = {k_d:.3e} mol/m2/s/Pa")
    print(f"  k_r        = {recombination_constant(case):.3e} m4/mol/s")
    print(f"  K_T        = {k_t:.3e} m/s  (Sh = {k_t * 2 * R_IN / d_gas:.2f})")
    print(
        "  gas-phase share of the feed-side resistance: "
        f"{k_d * F.R * case.temperature / k_t:.1%}"
    )
    print(f"  cell Peclet at 1000 sccm: {cell_peclet:.2f}")


if __name__ == "__main__":
    main()
